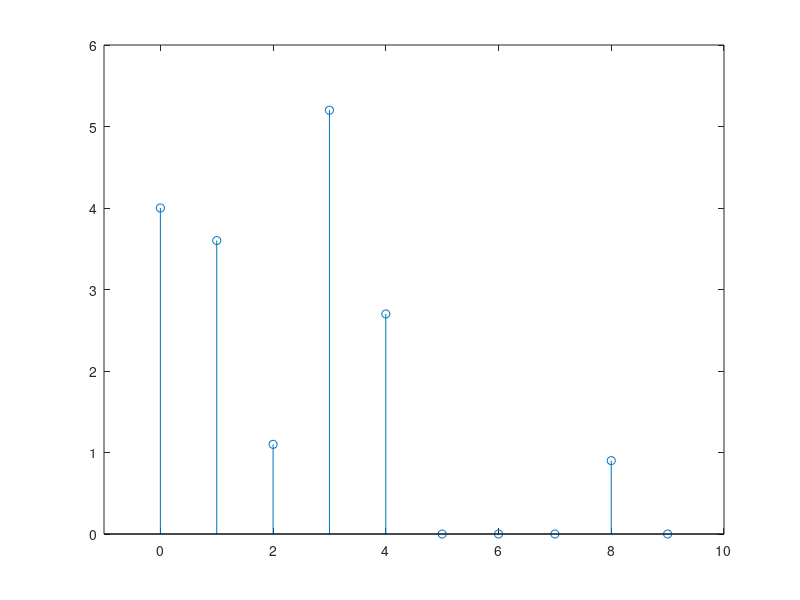

Write MATLAB code to recreate this figure.
N=10;
	x=zeros(1,N);
	x(1)=4.0;
	x(2)=3.6;
	x(3)=1.1;
	x(4)=5.2;
	x(5)=2.7;
	x(9)=0.9;
	xn=0:N-1;
	stem(xn,x)
	axis([-1 N 0 6])
